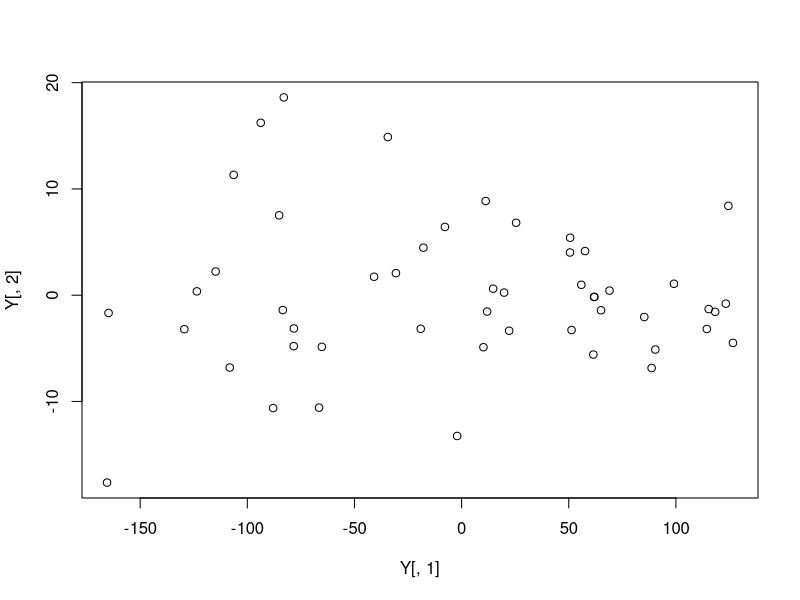
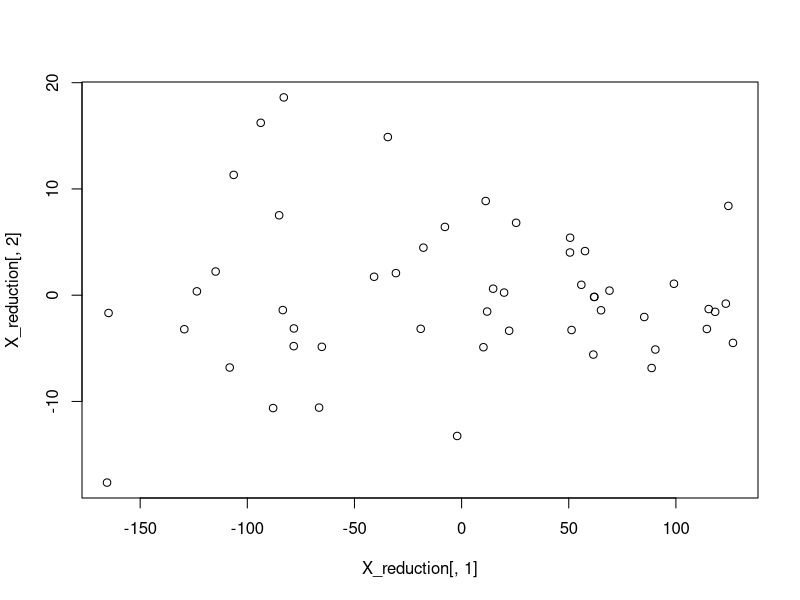

Source code (R) for these figures, in order:
## ---- chunk 1
knitr::opts_chunk$set(echo = TRUE)
## ---- chunk 2
data(USArrests)
X0 = USArrests[, c("Murder", "Assault", "Rape")]
head(X0)
## ---- chunk 3
X0 = as.matrix(X0)
n = nrow(X0)
p = ncol(X0)
C = diag(n) - matrix(rep(1/n,n*n), n)
X = C %*% X0
## ---- chunk 4
mean(X[,"Murder"]); mean(X[,"Assault"]); mean(X[,"Rape"])
## ---- chunk 5
# Covariance matrix
S = t(X) %*% X

# Spectral decomposition
decomp = eigen(S)
decomp

A = decomp$vectors
lambda = decomp$values

Y = X %*% A
## ---- chunk 6
head(Y)
## ---- chunk 7
plot(Y[,1], Y[,2])
## ---- chunk 8
X_reduction = X %*% A[,1:2]
plot(X_reduction[,1], X_reduction[,2])
